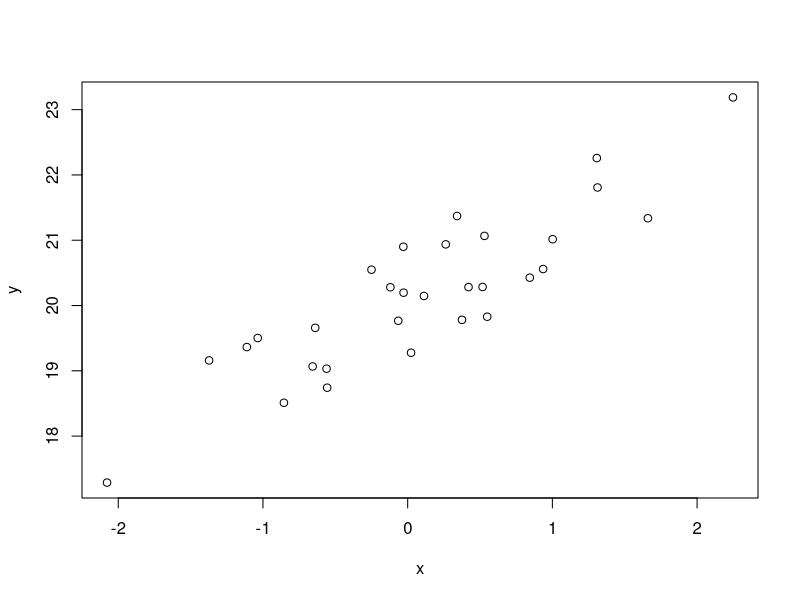
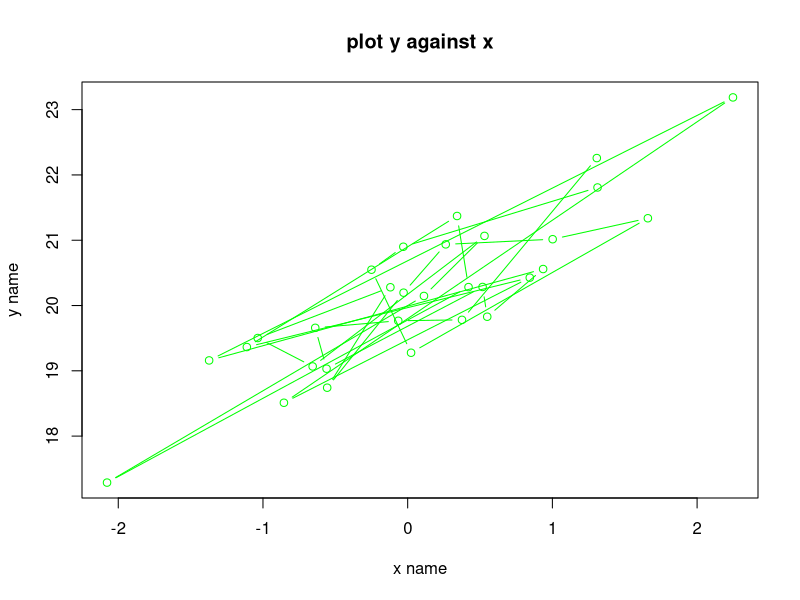
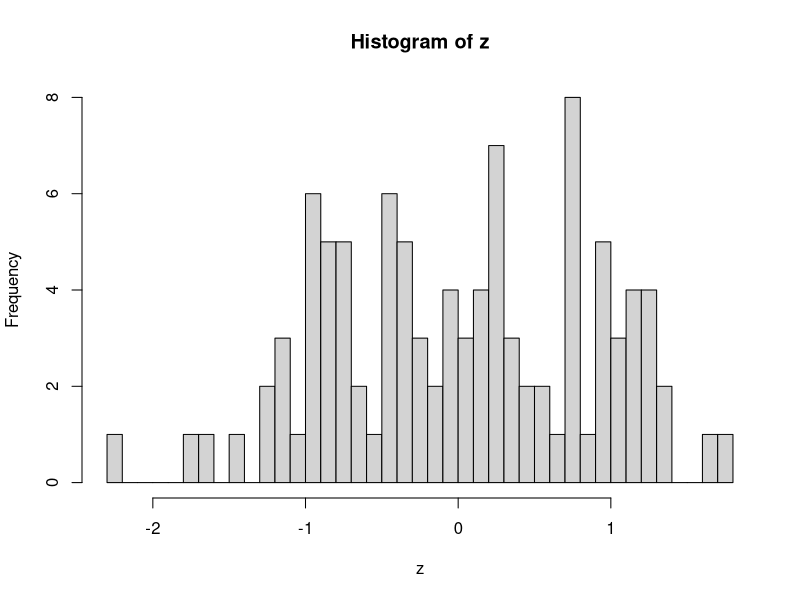
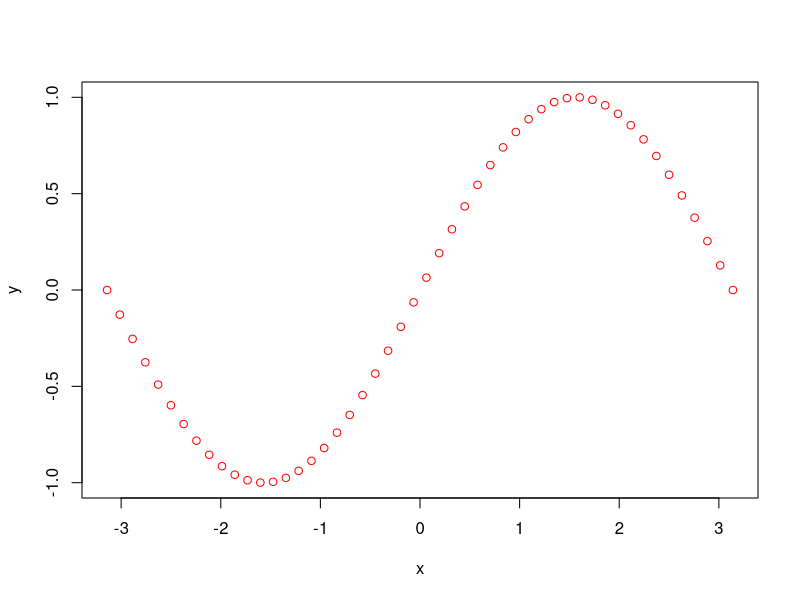

These figures' R source, in order:
# http://www-bcf.usc.edu/~gareth/ISL/code.html

#------ basic commands
x = 3
y = 5
x * y
x <- c(1, 2, 4, 6, 9)
x
x = c(1, 2, 4, 6, 9)
x
y <- c(3, 5, 2, 1)
y
length(x)
length(y)
x + y
ls()
rm(x,y)
ls()
x = seq(1,10)
x
x=1:10
x
?matrix
x = matrix(data=c(1,2,3,4), nrow=2, ncol=2)
x
y = matrix(data=c(1,2,3,4), byrow=TRUE, nrow=2, ncol=2)
y
sqrt(x)
y^2
SIZE = 30
set.seed(1303)
rnorm(SIZE)
runif(SIZE ,-2, 2)

#------ basic stats -----
x=rnorm(SIZE)
y=x+rnorm(SIZE ,mean=20,sd=.1)+runif(SIZE ,-1,1)
x
y
cor(x,y)
set.seed(3)
z=rnorm(100)
mean(z)
var(z)
sqrt(var(z))
sd(z)

#------ plot -----
plot(x,y)
plot(x, y, type='b', col='green', 
	main='plot y against x', xlab='x name', ylab='y name')
hist(z, breaks=30)
x=seq(-pi, pi, length=50)
y=sin(x)
plot(x,y,col='red')

#------ indexing data -----

A=matrix(1:16,4,4)
A
dim(A)
A[2,3]
A[c(1,3),c(2,4)]
A[1:3,2:4]
A[1:2,]
A[,1:2]
A[1,]
A[-c(1,3),]
A[-c(1,3),-c(1,3,4)]
